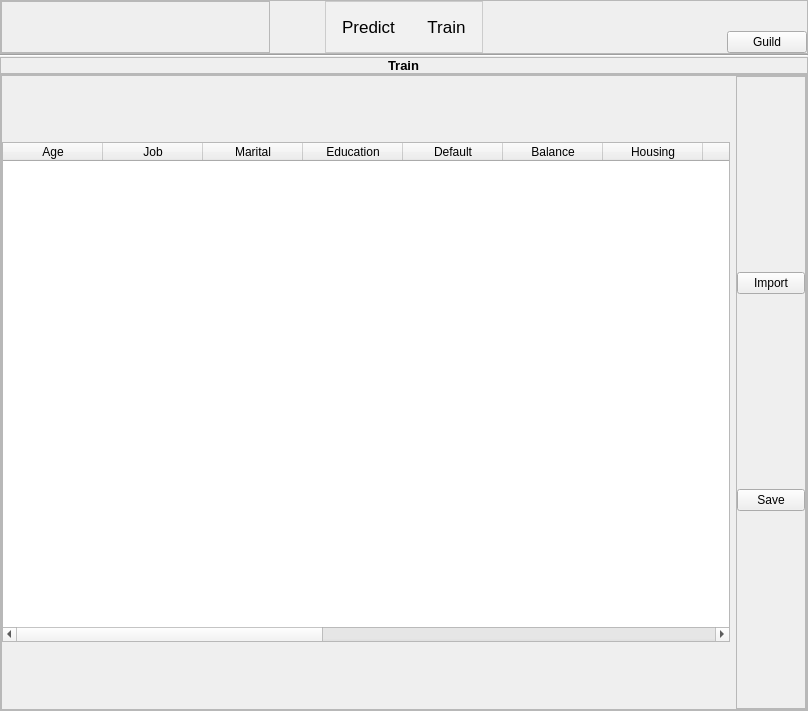
<?xml version="1.0" encoding="UTF-8"?>
<ui version="4.0">
 <class>MainWindow</class>
 <widget class="QMainWindow" name="MainWindow">
  <property name="geometry">
   <rect>
    <x>0</x>
    <y>0</y>
    <width>808</width>
    <height>711</height>
   </rect>
  </property>
  <property name="windowTitle">
   <string>ImportData</string>
  </property>
  <property name="windowIcon">
   <iconset resource="../icon/designer.qrc">
    <normaloff>:/images/add.png</normaloff>:/images/add.png</iconset>
  </property>
  <widget class="QWidget" name="centralwidget">
   <property name="styleSheet">
    <string notr="true">QFrame#tab_frame,#raw_tab{
	overflow: hidden;
	border: 1px solid #ccc;
	background-color: #f1f1f1;
}
QPushButton#design_btn,#predict_btn,#data_btn,#model_btn{
  		background-color: #f1f1f1;
  		float: left;
  		border: none;
		border-radius: 0px;
  		outline: none;
  		cursor: pointer;
  		padding: 14px 16px;
  		transition: 0.3s;
  		font-size: 17px;	
}

QPushButton#design_btn::hover,#predict_btn::hover,#data_btn::hover,#model_btn::hover{
 background-color: #ddd;
}

QWidget#guild_tab{
	background-image: url(:/images/back-ground.jpg);
}
QLabel#label_8{
	color: blue;
}</string>
   </property>
   <layout class="QVBoxLayout" name="verticalLayout">
    <property name="spacing">
     <number>0</number>
    </property>
    <property name="leftMargin">
     <number>0</number>
    </property>
    <property name="topMargin">
     <number>0</number>
    </property>
    <property name="rightMargin">
     <number>0</number>
    </property>
    <property name="bottomMargin">
     <number>0</number>
    </property>
    <item>
     <widget class="QFrame" name="frame">
      <property name="minimumSize">
       <size>
        <width>0</width>
        <height>50</height>
       </size>
      </property>
      <property name="frameShape">
       <enum>QFrame::StyledPanel</enum>
      </property>
      <property name="frameShadow">
       <enum>QFrame::Raised</enum>
      </property>
      <layout class="QHBoxLayout" name="horizontalLayout">
       <property name="spacing">
        <number>0</number>
       </property>
       <property name="leftMargin">
        <number>0</number>
       </property>
       <property name="topMargin">
        <number>0</number>
       </property>
       <property name="rightMargin">
        <number>0</number>
       </property>
       <property name="bottomMargin">
        <number>0</number>
       </property>
       <item>
        <widget class="QFrame" name="frame_12">
         <property name="frameShape">
          <enum>QFrame::StyledPanel</enum>
         </property>
         <property name="frameShadow">
          <enum>QFrame::Raised</enum>
         </property>
        </widget>
       </item>
       <item alignment="Qt::AlignHCenter|Qt::AlignVCenter">
        <widget class="QFrame" name="tab_frame">
         <property name="frameShape">
          <enum>QFrame::StyledPanel</enum>
         </property>
         <property name="frameShadow">
          <enum>QFrame::Raised</enum>
         </property>
         <layout class="QHBoxLayout" name="horizontalLayout_4">
          <property name="spacing">
           <number>0</number>
          </property>
          <property name="leftMargin">
           <number>0</number>
          </property>
          <property name="topMargin">
           <number>0</number>
          </property>
          <property name="rightMargin">
           <number>0</number>
          </property>
          <property name="bottomMargin">
           <number>0</number>
          </property>
          <item alignment="Qt::AlignRight|Qt::AlignBottom">
           <widget class="QPushButton" name="predict_btn">
            <property name="minimumSize">
             <size>
              <width>0</width>
              <height>50</height>
             </size>
            </property>
            <property name="maximumSize">
             <size>
              <width>16777215</width>
              <height>50</height>
             </size>
            </property>
            <property name="cursor">
             <cursorShape>OpenHandCursor</cursorShape>
            </property>
            <property name="text">
             <string>Predict</string>
            </property>
           </widget>
          </item>
          <item alignment="Qt::AlignLeft|Qt::AlignBottom">
           <widget class="QPushButton" name="design_btn">
            <property name="minimumSize">
             <size>
              <width>0</width>
              <height>50</height>
             </size>
            </property>
            <property name="maximumSize">
             <size>
              <width>16777215</width>
              <height>50</height>
             </size>
            </property>
            <property name="cursor">
             <cursorShape>OpenHandCursor</cursorShape>
            </property>
            <property name="text">
             <string>Train</string>
            </property>
           </widget>
          </item>
         </layout>
        </widget>
       </item>
       <item alignment="Qt::AlignRight|Qt::AlignBottom">
        <widget class="QPushButton" name="guild_btn">
         <property name="text">
          <string>Guild</string>
         </property>
        </widget>
       </item>
      </layout>
     </widget>
    </item>
    <item>
     <widget class="Line" name="line">
      <property name="orientation">
       <enum>Qt::Horizontal</enum>
      </property>
     </widget>
    </item>
    <item>
     <widget class="QStackedWidget" name="stackedWidget">
      <property name="minimumSize">
       <size>
        <width>0</width>
        <height>650</height>
       </size>
      </property>
      <property name="currentIndex">
       <number>2</number>
      </property>
      <widget class="QWidget" name="guild_widget">
       <layout class="QVBoxLayout" name="verticalLayout_2">
        <property name="leftMargin">
         <number>6</number>
        </property>
        <property name="topMargin">
         <number>8</number>
        </property>
        <property name="rightMargin">
         <number>6</number>
        </property>
        <property name="bottomMargin">
         <number>8</number>
        </property>
        <item alignment="Qt::AlignTop">
         <widget class="QLabel" name="label">
          <property name="sizePolicy">
           <sizepolicy hsizetype="Minimum" vsizetype="Minimum">
            <horstretch>0</horstretch>
            <verstretch>0</verstretch>
           </sizepolicy>
          </property>
          <property name="font">
           <font>
            <pointsize>14</pointsize>
            <underline>false</underline>
            <strikeout>false</strikeout>
           </font>
          </property>
          <property name="text">
           <string>To predict whether customers will decide to deposit money into a bank savings account or not, we need to use an appropriate dataset and apply a prediction model. Below is a guide on how to import and prepare data for the model training process:</string>
          </property>
          <property name="wordWrap">
           <bool>true</bool>
          </property>
         </widget>
        </item>
        <item>
         <widget class="QLabel" name="label_4">
          <property name="sizePolicy">
           <sizepolicy hsizetype="Preferred" vsizetype="Expanding">
            <horstretch>0</horstretch>
            <verstretch>0</verstretch>
           </sizepolicy>
          </property>
          <property name="font">
           <font>
            <pointsize>10</pointsize>
            <weight>75</weight>
            <bold>true</bold>
           </font>
          </property>
          <property name="text">
           <string>The data should contain two main parts: the prediction data and the training data. Here are some basic requirements for each part:

Prediction Data:

Should contain 15 columns: Age, Job, Marital, Education, Default, Balance, Housing, Loan, Contact, Day, Month, Campaign, Pdays, Poutcome.
This data will be used to predict whether a customer decides to deposit money into a bank savings account or not.
Training Data:

Consists of 16 columns: Age, Job, Marital, Education, Default, Balance, Housing, Loan, Contact, Day, Month, Campaign, Pdays, Poutcome, &quot;Choice&quot;.
The &quot;Choice&quot; column is the target column that we want the model to predict. In this case, it will contain information about the customer's decision to deposit money into a bank savings account or not.</string>
          </property>
          <property name="wordWrap">
           <bool>true</bool>
          </property>
         </widget>
        </item>
        <item alignment="Qt::AlignBottom">
         <widget class="QLabel" name="label_2">
          <property name="font">
           <font>
            <pointsize>9</pointsize>
            <italic>true</italic>
           </font>
          </property>
          <property name="text">
           <string>
The data acquisition process can be described as follows:

Import Button: When users click on this button, they can upload a dataset from their computer to the software. Subsequently, the system will check the data, ensuring its format and integrity. If necessary, users can add data to the existing dataset.

Save Button: Once the data has been checked and confirmed to be accurate, users can press the Save button to store the data into the database. Afterward, the data will be ready for further processing and analysis steps in the workflow.</string>
          </property>
          <property name="wordWrap">
           <bool>true</bool>
          </property>
         </widget>
        </item>
        <item>
         <widget class="QLabel" name="label_8">
          <property name="minimumSize">
           <size>
            <width>0</width>
            <height>50</height>
           </size>
          </property>
          <property name="font">
           <font>
            <pointsize>18</pointsize>
           </font>
          </property>
          <property name="text">
           <string>The data DEMO is in data folder</string>
          </property>
         </widget>
        </item>
       </layout>
      </widget>
      <widget class="QWidget" name="predict_widget">
       <layout class="QVBoxLayout" name="verticalLayout_3">
        <property name="spacing">
         <number>0</number>
        </property>
        <property name="leftMargin">
         <number>0</number>
        </property>
        <property name="topMargin">
         <number>0</number>
        </property>
        <property name="rightMargin">
         <number>0</number>
        </property>
        <property name="bottomMargin">
         <number>0</number>
        </property>
        <item alignment="Qt::AlignHCenter|Qt::AlignTop">
         <widget class="QFrame" name="frame_2">
          <property name="frameShape">
           <enum>QFrame::StyledPanel</enum>
          </property>
          <property name="frameShadow">
           <enum>QFrame::Raised</enum>
          </property>
          <layout class="QHBoxLayout" name="horizontalLayout_2">
           <property name="spacing">
            <number>0</number>
           </property>
           <property name="topMargin">
            <number>0</number>
           </property>
           <property name="rightMargin">
            <number>0</number>
           </property>
           <property name="bottomMargin">
            <number>0</number>
           </property>
           <item alignment="Qt::AlignHCenter|Qt::AlignTop">
            <widget class="QLabel" name="label_3">
             <property name="font">
              <font>
               <pointsize>10</pointsize>
               <weight>75</weight>
               <bold>true</bold>
              </font>
             </property>
             <property name="text">
              <string>Predict</string>
             </property>
            </widget>
           </item>
          </layout>
         </widget>
        </item>
        <item>
         <widget class="QFrame" name="frame_3">
          <property name="sizePolicy">
           <sizepolicy hsizetype="Preferred" vsizetype="Expanding">
            <horstretch>0</horstretch>
            <verstretch>0</verstretch>
           </sizepolicy>
          </property>
          <property name="frameShape">
           <enum>QFrame::StyledPanel</enum>
          </property>
          <property name="frameShadow">
           <enum>QFrame::Raised</enum>
          </property>
          <layout class="QHBoxLayout" name="horizontalLayout_3">
           <property name="leftMargin">
            <number>0</number>
           </property>
           <property name="topMargin">
            <number>0</number>
           </property>
           <property name="rightMargin">
            <number>0</number>
           </property>
           <property name="bottomMargin">
            <number>0</number>
           </property>
           <item>
            <widget class="QFrame" name="frame_5">
             <property name="sizePolicy">
              <sizepolicy hsizetype="Expanding" vsizetype="Preferred">
               <horstretch>0</horstretch>
               <verstretch>0</verstretch>
              </sizepolicy>
             </property>
             <property name="frameShape">
              <enum>QFrame::StyledPanel</enum>
             </property>
             <property name="frameShadow">
              <enum>QFrame::Raised</enum>
             </property>
             <layout class="QHBoxLayout" name="horizontalLayout_7">
              <property name="spacing">
               <number>0</number>
              </property>
              <property name="leftMargin">
               <number>0</number>
              </property>
              <property name="topMargin">
               <number>0</number>
              </property>
              <property name="rightMargin">
               <number>0</number>
              </property>
              <property name="bottomMargin">
               <number>0</number>
              </property>
              <item>
               <widget class="QTableWidget" name="predict_table">
                <property name="maximumSize">
                 <size>
                  <width>16777215</width>
                  <height>500</height>
                 </size>
                </property>
                <property name="editTriggers">
                 <set>QAbstractItemView::NoEditTriggers</set>
                </property>
                <column>
                 <property name="text">
                  <string>Age</string>
                 </property>
                </column>
                <column>
                 <property name="text">
                  <string>Job</string>
                 </property>
                </column>
                <column>
                 <property name="text">
                  <string>Marital</string>
                 </property>
                </column>
                <column>
                 <property name="text">
                  <string>Education</string>
                 </property>
                </column>
                <column>
                 <property name="text">
                  <string>Default</string>
                 </property>
                </column>
                <column>
                 <property name="text">
                  <string>Balance</string>
                 </property>
                </column>
                <column>
                 <property name="text">
                  <string>Housing</string>
                 </property>
                </column>
                <column>
                 <property name="text">
                  <string>Loan</string>
                 </property>
                </column>
                <column>
                 <property name="text">
                  <string>Contact</string>
                 </property>
                </column>
                <column>
                 <property name="text">
                  <string>Day</string>
                 </property>
                </column>
                <column>
                 <property name="text">
                  <string>Month</string>
                 </property>
                </column>
                <column>
                 <property name="text">
                  <string>Duration</string>
                 </property>
                </column>
                <column>
                 <property name="text">
                  <string>Campaign</string>
                 </property>
                </column>
                <column>
                 <property name="text">
                  <string>Pdays</string>
                 </property>
                </column>
                <column>
                 <property name="text">
                  <string>Poutcome</string>
                 </property>
                </column>
               </widget>
              </item>
             </layout>
            </widget>
           </item>
           <item>
            <widget class="QFrame" name="frame_6">
             <property name="minimumSize">
              <size>
               <width>0</width>
               <height>0</height>
              </size>
             </property>
             <property name="maximumSize">
              <size>
               <width>70</width>
               <height>16777215</height>
              </size>
             </property>
             <property name="frameShape">
              <enum>QFrame::StyledPanel</enum>
             </property>
             <property name="frameShadow">
              <enum>QFrame::Raised</enum>
             </property>
             <layout class="QVBoxLayout" name="verticalLayout_5">
              <property name="spacing">
               <number>0</number>
              </property>
              <property name="leftMargin">
               <number>0</number>
              </property>
              <property name="topMargin">
               <number>0</number>
              </property>
              <property name="rightMargin">
               <number>0</number>
              </property>
              <property name="bottomMargin">
               <number>0</number>
              </property>
              <item>
               <widget class="QPushButton" name="predict_import_btn">
                <property name="text">
                 <string>Import</string>
                </property>
                <property name="icon">
                 <iconset resource="../icon/designer.qrc">
                  <normaloff>:/images/add.png</normaloff>:/images/add.png</iconset>
                </property>
               </widget>
              </item>
              <item>
               <widget class="QPushButton" name="predict_save_btn">
                <property name="text">
                 <string>Save</string>
                </property>
                <property name="icon">
                 <iconset resource="../icon/designer.qrc">
                  <normaloff>:/images/save.png</normaloff>:/images/save.png</iconset>
                </property>
               </widget>
              </item>
             </layout>
            </widget>
           </item>
          </layout>
         </widget>
        </item>
       </layout>
      </widget>
      <widget class="QWidget" name="train_widget">
       <layout class="QVBoxLayout" name="verticalLayout_6">
        <property name="spacing">
         <number>0</number>
        </property>
        <property name="leftMargin">
         <number>0</number>
        </property>
        <property name="topMargin">
         <number>0</number>
        </property>
        <property name="rightMargin">
         <number>0</number>
        </property>
        <property name="bottomMargin">
         <number>0</number>
        </property>
        <item>
         <widget class="QFrame" name="frame_7">
          <property name="frameShape">
           <enum>QFrame::StyledPanel</enum>
          </property>
          <property name="frameShadow">
           <enum>QFrame::Raised</enum>
          </property>
          <layout class="QHBoxLayout" name="horizontalLayout_8">
           <property name="spacing">
            <number>0</number>
           </property>
           <property name="leftMargin">
            <number>0</number>
           </property>
           <property name="topMargin">
            <number>0</number>
           </property>
           <property name="rightMargin">
            <number>0</number>
           </property>
           <property name="bottomMargin">
            <number>0</number>
           </property>
           <item alignment="Qt::AlignHCenter|Qt::AlignTop">
            <widget class="QLabel" name="label_6">
             <property name="font">
              <font>
               <pointsize>10</pointsize>
               <weight>75</weight>
               <bold>true</bold>
              </font>
             </property>
             <property name="text">
              <string>Train</string>
             </property>
            </widget>
           </item>
          </layout>
         </widget>
        </item>
        <item>
         <widget class="QFrame" name="frame_8">
          <property name="sizePolicy">
           <sizepolicy hsizetype="Preferred" vsizetype="Expanding">
            <horstretch>0</horstretch>
            <verstretch>0</verstretch>
           </sizepolicy>
          </property>
          <property name="frameShape">
           <enum>QFrame::StyledPanel</enum>
          </property>
          <property name="frameShadow">
           <enum>QFrame::Raised</enum>
          </property>
          <layout class="QHBoxLayout" name="horizontalLayout_9">
           <property name="leftMargin">
            <number>0</number>
           </property>
           <property name="topMargin">
            <number>0</number>
           </property>
           <property name="rightMargin">
            <number>0</number>
           </property>
           <property name="bottomMargin">
            <number>0</number>
           </property>
           <item>
            <widget class="QFrame" name="frame_10">
             <property name="sizePolicy">
              <sizepolicy hsizetype="Expanding" vsizetype="Expanding">
               <horstretch>0</horstretch>
               <verstretch>0</verstretch>
              </sizepolicy>
             </property>
             <property name="minimumSize">
              <size>
               <width>120</width>
               <height>0</height>
              </size>
             </property>
             <property name="frameShape">
              <enum>QFrame::StyledPanel</enum>
             </property>
             <property name="frameShadow">
              <enum>QFrame::Raised</enum>
             </property>
             <layout class="QHBoxLayout" name="horizontalLayout_11">
              <property name="leftMargin">
               <number>0</number>
              </property>
              <property name="topMargin">
               <number>0</number>
              </property>
              <property name="rightMargin">
               <number>0</number>
              </property>
              <property name="bottomMargin">
               <number>0</number>
              </property>
              <item>
               <widget class="QTableWidget" name="train_table">
                <property name="maximumSize">
                 <size>
                  <width>16777215</width>
                  <height>500</height>
                 </size>
                </property>
                <property name="editTriggers">
                 <set>QAbstractItemView::NoEditTriggers</set>
                </property>
                <column>
                 <property name="text">
                  <string>Age</string>
                 </property>
                </column>
                <column>
                 <property name="text">
                  <string>Job</string>
                 </property>
                </column>
                <column>
                 <property name="text">
                  <string>Marital</string>
                 </property>
                </column>
                <column>
                 <property name="text">
                  <string>Education</string>
                 </property>
                </column>
                <column>
                 <property name="text">
                  <string>Default</string>
                 </property>
                </column>
                <column>
                 <property name="text">
                  <string>Balance</string>
                 </property>
                </column>
                <column>
                 <property name="text">
                  <string>Housing</string>
                 </property>
                </column>
                <column>
                 <property name="text">
                  <string>Loan</string>
                 </property>
                </column>
                <column>
                 <property name="text">
                  <string>Contact</string>
                 </property>
                </column>
                <column>
                 <property name="text">
                  <string>Day</string>
                 </property>
                </column>
                <column>
                 <property name="text">
                  <string>Month</string>
                 </property>
                </column>
                <column>
                 <property name="text">
                  <string>Duration</string>
                 </property>
                </column>
                <column>
                 <property name="text">
                  <string>Campaign</string>
                 </property>
                </column>
                <column>
                 <property name="text">
                  <string>Pdays</string>
                 </property>
                </column>
                <column>
                 <property name="text">
                  <string>Poutcome</string>
                 </property>
                </column>
                <column>
                 <property name="text">
                  <string>Y</string>
                 </property>
                </column>
               </widget>
              </item>
              <item>
               <widget class="QFrame" name="frame_9">
                <property name="sizePolicy">
                 <sizepolicy hsizetype="Minimum" vsizetype="Preferred">
                  <horstretch>0</horstretch>
                  <verstretch>0</verstretch>
                 </sizepolicy>
                </property>
                <property name="maximumSize">
                 <size>
                  <width>70</width>
                  <height>16777215</height>
                 </size>
                </property>
                <property name="frameShape">
                 <enum>QFrame::StyledPanel</enum>
                </property>
                <property name="frameShadow">
                 <enum>QFrame::Raised</enum>
                </property>
                <layout class="QVBoxLayout" name="verticalLayout_4">
                 <property name="spacing">
                  <number>0</number>
                 </property>
                 <property name="leftMargin">
                  <number>0</number>
                 </property>
                 <property name="topMargin">
                  <number>0</number>
                 </property>
                 <property name="rightMargin">
                  <number>0</number>
                 </property>
                 <property name="bottomMargin">
                  <number>0</number>
                 </property>
                 <item>
                  <widget class="QPushButton" name="train_import_btn">
                   <property name="text">
                    <string>Import</string>
                   </property>
                   <property name="icon">
                    <iconset resource="../icon/designer.qrc">
                     <normaloff>:/images/add.png</normaloff>:/images/add.png</iconset>
                   </property>
                  </widget>
                 </item>
                 <item>
                  <widget class="QPushButton" name="train_save_btn">
                   <property name="text">
                    <string>Save</string>
                   </property>
                   <property name="icon">
                    <iconset resource="../icon/designer.qrc">
                     <normaloff>:/images/save.png</normaloff>:/images/save.png</iconset>
                   </property>
                  </widget>
                 </item>
                </layout>
               </widget>
              </item>
             </layout>
            </widget>
           </item>
          </layout>
         </widget>
        </item>
       </layout>
      </widget>
     </widget>
    </item>
   </layout>
  </widget>
 </widget>
 <resources>
  <include location="../icon/designer.qrc"/>
 </resources>
 <connections/>
</ui>
